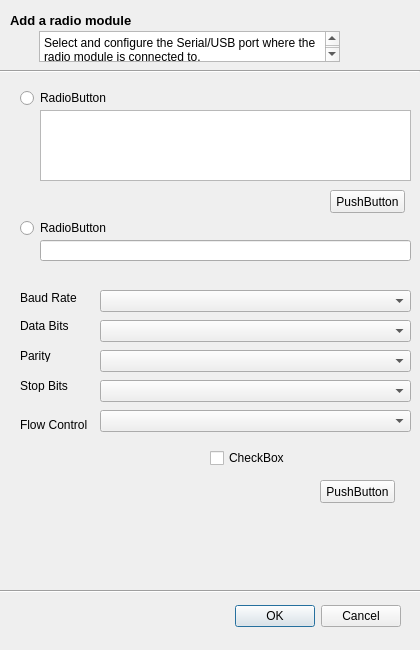
<?xml version="1.0" encoding="UTF-8"?>
<ui version="4.0">
 <class>SerialDialog</class>
 <widget class="QDialog" name="SerialDialog">
  <property name="geometry">
   <rect>
    <x>0</x>
    <y>0</y>
    <width>420</width>
    <height>650</height>
   </rect>
  </property>
  <property name="windowTitle">
   <string>Dialog</string>
  </property>
  <widget class="QDialogButtonBox" name="OkCancel_Button">
   <property name="geometry">
    <rect>
     <x>30</x>
     <y>600</y>
     <width>371</width>
     <height>32</height>
    </rect>
   </property>
   <property name="orientation">
    <enum>Qt::Horizontal</enum>
   </property>
   <property name="standardButtons">
    <set>QDialogButtonBox::Cancel|QDialogButtonBox::Ok</set>
   </property>
  </widget>
  <widget class="Line" name="Second_Line">
   <property name="geometry">
    <rect>
     <x>0</x>
     <y>590</y>
     <width>450</width>
     <height>3</height>
    </rect>
   </property>
   <property name="orientation">
    <enum>Qt::Horizontal</enum>
   </property>
  </widget>
  <widget class="QLabel" name="Text_label">
   <property name="geometry">
    <rect>
     <x>10</x>
     <y>10</y>
     <width>151</width>
     <height>21</height>
    </rect>
   </property>
   <property name="font">
    <font>
     <pointsize>10</pointsize>
     <weight>75</weight>
     <bold>true</bold>
    </font>
   </property>
   <property name="text">
    <string>Add a radio module</string>
   </property>
  </widget>
  <widget class="QTextBrowser" name="Status_Browser">
   <property name="geometry">
    <rect>
     <x>39</x>
     <y>31</y>
     <width>301</width>
     <height>31</height>
    </rect>
   </property>
   <property name="html">
    <string>&lt;!DOCTYPE HTML PUBLIC &quot;-//W3C//DTD HTML 4.0//EN&quot; &quot;http://www.w3.org/TR/REC-html40/strict.dtd&quot;&gt;
&lt;html&gt;&lt;head&gt;&lt;meta name=&quot;qrichtext&quot; content=&quot;1&quot; /&gt;&lt;style type=&quot;text/css&quot;&gt;
p, li { white-space: pre-wrap; }
&lt;/style&gt;&lt;/head&gt;&lt;body style=&quot; font-family:'SimSun'; font-size:9pt; font-weight:400; font-style:normal;&quot;&gt;
&lt;p style=&quot; margin-top:0px; margin-bottom:0px; margin-left:0px; margin-right:0px; -qt-block-indent:0; text-indent:0px;&quot;&gt;Select and configure the Serial/USB port where the radio module is connected to.&lt;/p&gt;&lt;/body&gt;&lt;/html&gt;</string>
   </property>
  </widget>
  <widget class="QLabel" name="Pixmap2_Label">
   <property name="geometry">
    <rect>
     <x>11</x>
     <y>31</y>
     <width>21</width>
     <height>16</height>
    </rect>
   </property>
   <property name="text">
    <string/>
   </property>
   <property name="pixmap">
    <pixmap resource="src.qrc">:/image/error.png</pixmap>
   </property>
  </widget>
  <widget class="QRadioButton" name="SelectPort_Radio">
   <property name="geometry">
    <rect>
     <x>20</x>
     <y>90</y>
     <width>89</width>
     <height>16</height>
    </rect>
   </property>
   <property name="text">
    <string>RadioButton</string>
   </property>
  </widget>
  <widget class="QRadioButton" name="ProvidePort_Radio">
   <property name="geometry">
    <rect>
     <x>20</x>
     <y>220</y>
     <width>89</width>
     <height>16</height>
    </rect>
   </property>
   <property name="text">
    <string>RadioButton</string>
   </property>
  </widget>
  <widget class="QListView" name="Port_ListView">
   <property name="geometry">
    <rect>
     <x>40</x>
     <y>110</y>
     <width>371</width>
     <height>71</height>
    </rect>
   </property>
  </widget>
  <widget class="QLineEdit" name="Port_LineEdit">
   <property name="geometry">
    <rect>
     <x>40</x>
     <y>240</y>
     <width>371</width>
     <height>21</height>
    </rect>
   </property>
  </widget>
  <widget class="QPushButton" name="RefreshPort_Button">
   <property name="geometry">
    <rect>
     <x>330</x>
     <y>190</y>
     <width>75</width>
     <height>23</height>
    </rect>
   </property>
   <property name="text">
    <string>PushButton</string>
   </property>
  </widget>
  <widget class="QLabel" name="BaudRate_Label">
   <property name="geometry">
    <rect>
     <x>20</x>
     <y>290</y>
     <width>61</width>
     <height>16</height>
    </rect>
   </property>
   <property name="text">
    <string>Baud Rate</string>
   </property>
  </widget>
  <widget class="QLabel" name="DataBits_Label">
   <property name="geometry">
    <rect>
     <x>20</x>
     <y>320</y>
     <width>54</width>
     <height>12</height>
    </rect>
   </property>
   <property name="text">
    <string>Data Bits</string>
   </property>
  </widget>
  <widget class="QLabel" name="Parity_Label">
   <property name="geometry">
    <rect>
     <x>20</x>
     <y>350</y>
     <width>54</width>
     <height>12</height>
    </rect>
   </property>
   <property name="text">
    <string>Parity</string>
   </property>
  </widget>
  <widget class="QLabel" name="StopBits_Label">
   <property name="geometry">
    <rect>
     <x>20</x>
     <y>380</y>
     <width>54</width>
     <height>12</height>
    </rect>
   </property>
   <property name="text">
    <string>Stop Bits</string>
   </property>
  </widget>
  <widget class="QLabel" name="FlowCtrl_Label">
   <property name="geometry">
    <rect>
     <x>20</x>
     <y>417</y>
     <width>71</width>
     <height>16</height>
    </rect>
   </property>
   <property name="text">
    <string>Flow Control</string>
   </property>
  </widget>
  <widget class="QComboBox" name="BaudRate_Box">
   <property name="geometry">
    <rect>
     <x>100</x>
     <y>290</y>
     <width>311</width>
     <height>22</height>
    </rect>
   </property>
  </widget>
  <widget class="QComboBox" name="DataBits_Box">
   <property name="geometry">
    <rect>
     <x>100</x>
     <y>320</y>
     <width>311</width>
     <height>22</height>
    </rect>
   </property>
  </widget>
  <widget class="QComboBox" name="Parity_Box">
   <property name="geometry">
    <rect>
     <x>100</x>
     <y>350</y>
     <width>311</width>
     <height>22</height>
    </rect>
   </property>
  </widget>
  <widget class="QComboBox" name="StopBits_Box">
   <property name="geometry">
    <rect>
     <x>100</x>
     <y>380</y>
     <width>311</width>
     <height>22</height>
    </rect>
   </property>
  </widget>
  <widget class="QComboBox" name="FlowCtrl_Box">
   <property name="geometry">
    <rect>
     <x>100</x>
     <y>410</y>
     <width>311</width>
     <height>22</height>
    </rect>
   </property>
  </widget>
  <widget class="QCheckBox" name="Program_CheckBox">
   <property name="geometry">
    <rect>
     <x>210</x>
     <y>450</y>
     <width>171</width>
     <height>16</height>
    </rect>
   </property>
   <property name="text">
    <string>CheckBox</string>
   </property>
  </widget>
  <widget class="QPushButton" name="SetDefault_Button">
   <property name="geometry">
    <rect>
     <x>320</x>
     <y>480</y>
     <width>75</width>
     <height>23</height>
    </rect>
   </property>
   <property name="text">
    <string>PushButton</string>
   </property>
  </widget>
  <widget class="QLabel" name="Pixmap_Label">
   <property name="geometry">
    <rect>
     <x>340</x>
     <y>10</y>
     <width>71</width>
     <height>51</height>
    </rect>
   </property>
   <property name="text">
    <string/>
   </property>
   <property name="pixmap">
    <pixmap resource="src.qrc">:/image/header_add_device.png</pixmap>
   </property>
  </widget>
  <widget class="Line" name="First_Line">
   <property name="geometry">
    <rect>
     <x>0</x>
     <y>70</y>
     <width>420</width>
     <height>3</height>
    </rect>
   </property>
   <property name="orientation">
    <enum>Qt::Horizontal</enum>
   </property>
  </widget>
  <zorder>OkCancel_Button</zorder>
  <zorder>Second_Line</zorder>
  <zorder>First_Line</zorder>
  <zorder>Text_label</zorder>
  <zorder>Pixmap_Label</zorder>
  <zorder>Status_Browser</zorder>
  <zorder>Pixmap2_Label</zorder>
  <zorder>Pixmap_Label</zorder>
  <zorder>First_Line</zorder>
  <zorder>SelectPort_Radio</zorder>
  <zorder>ProvidePort_Radio</zorder>
  <zorder>Port_ListView</zorder>
  <zorder>Port_LineEdit</zorder>
  <zorder>RefreshPort_Button</zorder>
  <zorder>BaudRate_Label</zorder>
  <zorder>DataBits_Label</zorder>
  <zorder>Parity_Label</zorder>
  <zorder>StopBits_Label</zorder>
  <zorder>FlowCtrl_Label</zorder>
  <zorder>BaudRate_Box</zorder>
  <zorder>DataBits_Box</zorder>
  <zorder>Parity_Box</zorder>
  <zorder>StopBits_Box</zorder>
  <zorder>FlowCtrl_Box</zorder>
  <zorder>Program_CheckBox</zorder>
  <zorder>SetDefault_Button</zorder>
 </widget>
 <resources>
  <include location="src.qrc"/>
 </resources>
 <connections>
  <connection>
   <sender>OkCancel_Button</sender>
   <signal>accepted()</signal>
   <receiver>SerialDialog</receiver>
   <slot>accept()</slot>
   <hints>
    <hint type="sourcelabel">
     <x>248</x>
     <y>254</y>
    </hint>
    <hint type="destinationlabel">
     <x>157</x>
     <y>274</y>
    </hint>
   </hints>
  </connection>
  <connection>
   <sender>OkCancel_Button</sender>
   <signal>rejected()</signal>
   <receiver>SerialDialog</receiver>
   <slot>reject()</slot>
   <hints>
    <hint type="sourcelabel">
     <x>316</x>
     <y>260</y>
    </hint>
    <hint type="destinationlabel">
     <x>286</x>
     <y>274</y>
    </hint>
   </hints>
  </connection>
 </connections>
</ui>
